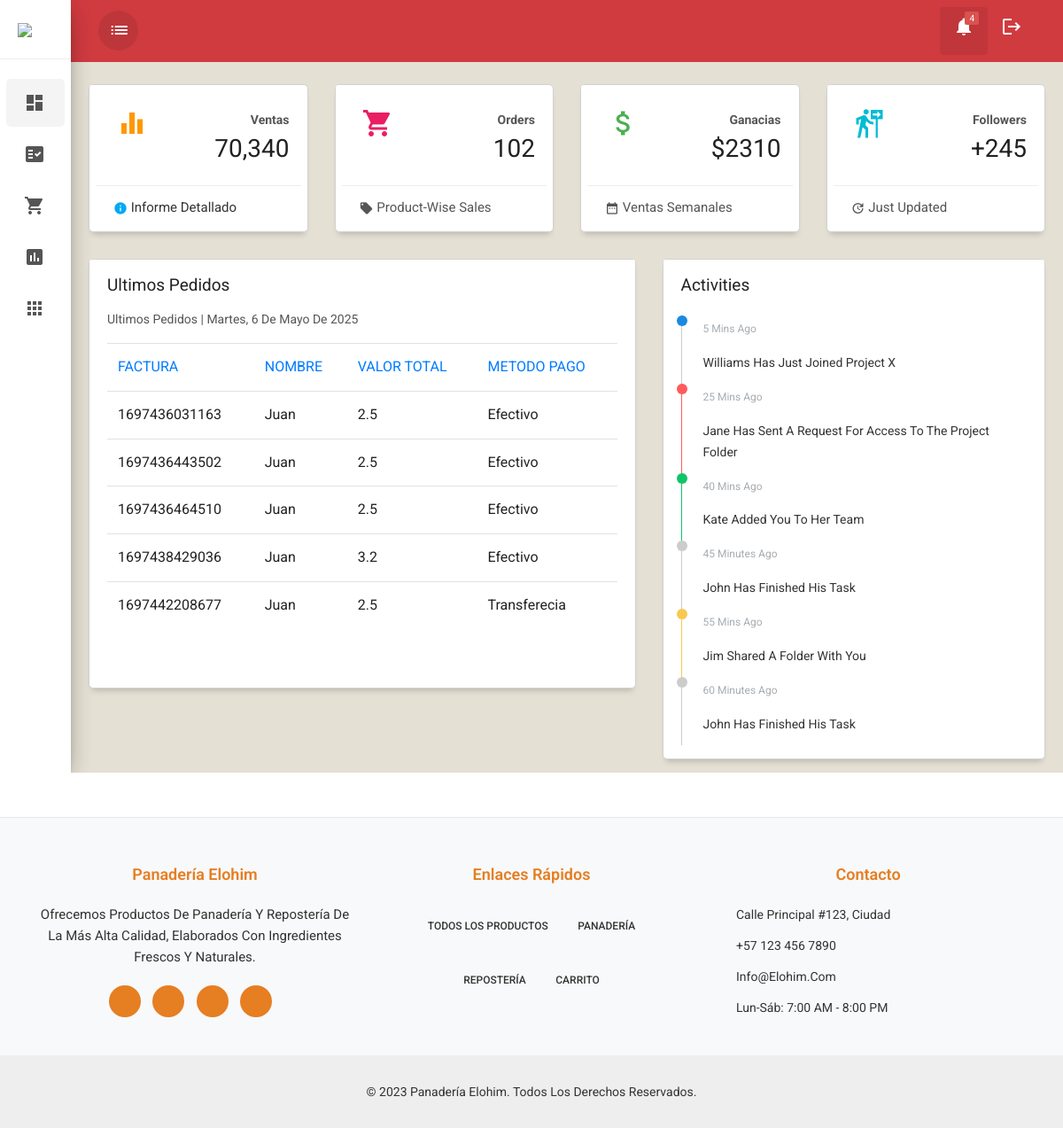
/dash_board/index.php (signed in), run on the app's committed database.
### tables this page shows
CREATE TABLE `ventas` (
  `id` int(11) NOT NULL,
  `factura` varchar(255) DEFAULT NULL,
  `total_venta` float DEFAULT NULL,
  `direccion` varchar(255) DEFAULT NULL,
  `fecha_hora` datetime DEFAULT NULL,
  `metodo_pago` varchar(255) DEFAULT NULL,
  `id_cliente` int(11) DEFAULT NULL
);

CREATE TABLE `usuarios` (
  `id` int(11) NOT NULL,
  `nombre` varchar(100) DEFAULT NULL,
  `documento` varchar(100) DEFAULT NULL,
  `correo` varchar(100) DEFAULT NULL,
  `usuario` varchar(100) DEFAULT NULL,
  `contraseña` varchar(100) DEFAULT NULL,
  `tipo_usuario` int(11) DEFAULT NULL
);

### dash_board/index.php (the view, shortened to what this page needs)
<?php
	if(isset($_SESSION['entro']) && $_SESSION['entro']==true ){
?>
<!doctype html>
<html lang="en">
<head>
	<link rel="stylesheet" href="css/bootstrap.min.css">
	<link rel="stylesheet" href="css/custom.css">
</head>
<body>
	<div class="wrapper">
		<nav id="sidebar" class="active">
			<div class="sidebar-header">
				<h3><img src="https://i.postimg.cc/nrGQ8SSX/logo.png" class="img-fluid" /><span>ELOHIM</span></h3>
			</div>
			<ul class="list-unstyled components">
				<li class="active">
					<a href="index.php" class="dashboard"><i class="material-icons">dashboard</i><span>Inicio</span></a>
				</li>
				<li class="dropdown">
					<a href="#homeSubmenu1" data-toggle="collapse" aria-expanded="false" class="dropdown-toggle">
						<i class="material-icons">fact_check</i><span>Inventario</span></a>
				</li>
				<li class="sidebar-list-item">
					<a href="buscar_ventas.php"class="bxs-dashboard">
					<i class="material-icons">shopping_cart</i><span> Ventas</span></a>
				</li>
				<li class="sidebar-list-item">
					<a href="reportes.php"class="bxs-dashboard">
					<i class="material-icons">poll</i><span> Reportes</span></a>
				</li>
				<li class="dropdown">
					<a href="#pageSubmenu2" data-toggle="collapse" aria-expanded="false" class="dropdown-toggle">
						<i class="material-icons">apps</i><span>Herramientas</span></a>
				</li>
			</ul>
		</nav>
		<div id="content" class="active">
			<div class="top-navbar">
				<nav class="navbar navbar-expand-lg">
					<div class="container-fluid">
						<button type="button" id="sidebarCollapse" class="d-xl-block d-lg-block d-md-mone d-none">
							<span class="material-icons">list</span>
						</button>
						<div class="collapse navbar-collapse d-lg-block d-xl-block d-sm-none d-md-none d-none"
							id="navbarSupportedContent">
							<ul class="nav navbar-nav ml-auto">
								<li class="dropdown nav-item active">
									<a href="#" class="nav-link" data-toggle="dropdown">
										<span class="material-icons">notifications</span>
										<span class="notification">4</span>
									</a>
								</li>
                                <li class="dropdown nav-item">
									<a href="../sesion/cerrar.php"><i class="material-icons">logout</i></a>
								</li>
							</ul>
						</div>
					</div>
				</nav>
			</div>
			<div class="main-content">
				<div class="row">
					<div class="col-lg-3 col-md-6 col-sm-6">
						<div class="card card-stats">
							<div class="card-header">
								<div class="icon icon-warning">
									<span class="material-icons">equalizer</span>
								</div>
							</div>
							<div class="card-content">
								<p class="category"><strong>Ventas</strong></p>
								<h3 class="card-title">70,340</h3>
							</div>
							<div class="card-footer">
								<div class="stats">
									<i class="material-icons text-info">info</i>
									<a href="buscar_ventas.php">informe detallado</a>
								</div>
							</div>
						</div>
					</div>
					<div class="col-lg-3 col-md-6 col-sm-6">
						<div class="card card-stats">
							<div class="card-header">
								<div class="icon icon-rose">
									<span class="material-icons">shopping_cart</span>
								</div>
							</div>
							<div class="card-content">
								<p class="category"><strong>Orders</strong></p>
								<h3 class="card-title">102</h3>
							</div>
							<div class="card-footer">
								<div class="stats">
									<i class="material-icons">local_offer</i> Product-wise sales
								</div>
							</div>
						</div>
					</div>
					<div class="col-lg-3 col-md-6 col-sm-6">
						<div class="card card-stats">
							<div class="card-header">
								<div class="icon icon-success">
									<span class="material-icons">
									</span>
								</div>
							</div>
							<div class="card-content">
								<p class="category"><strong>Ganacias</strong></p>
								<h3 class="card-title">$2310</h3>
							</div>
							<div class="card-footer">
								<div class="stats">
									<i class="material-icons">date_range</i> Ventas Semanales
								</div>
							</div>
						</div>
					</div>
					<div class="col-lg-3 col-md-6 col-sm-6">
						<div class="card card-stats">
							<div class="card-header">
								<div class="icon icon-info">
									<span class="material-icons">
									</span>
								</div>
							</div>
							<div class="card-content">
								<p class="category"><strong>Followers</strong></p>
								<h3 class="card-title">+245</h3>
							</div>
							<div class="card-footer">
								<div class="stats">
									<i class="material-icons">update</i> Just Updated
								</div>
							</div>
						</div>
					</div>
				</div>
				<div class="row ">
					<div class="col-lg-7 col-md-12">
						<div class="card" style="min-height: 485px">
							<div class="card-header card-header-text">
								<h4 class="card-title">Ultimos pedidos</h4>
								<p class="category">Ultimos pedidos | <span id="currentDate"></span>
								</p>
							</div>
							<div class="card-content table-responsive">
								<table class="table table-hover">
									<thead class="text-primary">
										<tr>
											<th>FACTURA</th>
											<th>NOMBRE</th>
											<th>VALOR TOTAL</th>
											<th>METODO PAGO</th>
										</tr>
									</thead>
									<?php
									include("../mostrar/config/config.php");
									$sql = "SELECT v.factura, v.total_venta, v.metodo_pago, v.id_cliente, us.nombre
											FROM ventas v
											JOIN usuarios us ON v.id_cliente = us.id
											LIMIT 5";
									$result = $con->query($sql);
									if ($result->num_rows > 0) {
										while($row = $result->fetch_assoc()) {
											echo "<tr>
													<td>" . $row["factura"]. "</td>
													<td>" . $row["nombre"]. "</td>
													<td>" . $row["total_venta"]. "</td>
													<td>" . $row["metodo_pago"]. "</td>
												</tr>";
										}
									} else {
										echo "<tr><td colspan='4'>0 resultados</td></tr>";
									}
									echo "</tbody></table>";
									?>
							</div>
						</div>
					</div>
					<div class="col-lg-5 col-md-12">
						<div class="card" style="min-height: 485px">
							<div class="card-header card-header-text">
								<h4 class="card-title">Activities</h4>
							</div>
							<div class="card-content">
								<div class="streamline">
									<div class="sl-item sl-primary">
										<div class="sl-content">
											<small class="text-muted">5 mins ago</small>
											<p>Williams has just joined Project X</p>
										</div>
									</div>
									<div class="sl-item sl-danger">
										<div class="sl-content">
											<small class="text-muted">25 mins ago</small>
											<p>Jane has sent a request for access to the project folder</p>
										</div>
									</div>
									<div class="sl-item sl-success">
										<div class="sl-content">
											<small class="text-muted">40 mins ago</small>
											<p>Kate added you to her team</p>
										</div>
									</div>
									<div class="sl-item">
										<div class="sl-content">
											<small class="text-muted">45 minutes ago</small>
											<p>John has finished his task</p>
										</div>
									</div>
									<div class="sl-item sl-warning">
										<div class="sl-content">
											<small class="text-muted">55 mins ago</small>
											<p>Jim shared a folder with you</p>
										</div>
									</div>
									<div class="sl-item">
										<div class="sl-content">
											<small class="text-muted">60 minutes ago</small>
											<p>John has finished his task</p>
										</div>
									</div>
								</div>
							</div>
						</div>
					</div>
				</div>
            </div>
        </div>
	</div>
	<center><?php include('../mostrar/includes/footer.html') ?></center>
</body>
</html>
<?php
	}else{
?>
		<script>  window.location.href = "../sesion/login.html" ; </script>
		<?php
	}
?>

### data on the page
ventas: factura "1697436031163", id_cliente.nombre "Juan", total_venta "2.5", metodo_pago "Efectivo"
ventas: factura "1697436443502", id_cliente.nombre "Juan", total_venta "2.5", metodo_pago "Efectivo"
ventas: factura "1697436464510", id_cliente.nombre "Juan", total_venta "2.5", metodo_pago "Efectivo"
ventas: factura "1697438429036", id_cliente.nombre "Juan", total_venta "3.2", metodo_pago "Efectivo"
ventas: factura "1697442208677", id_cliente.nombre "Juan", total_venta "2.5", metodo_pago "Transferecia"
